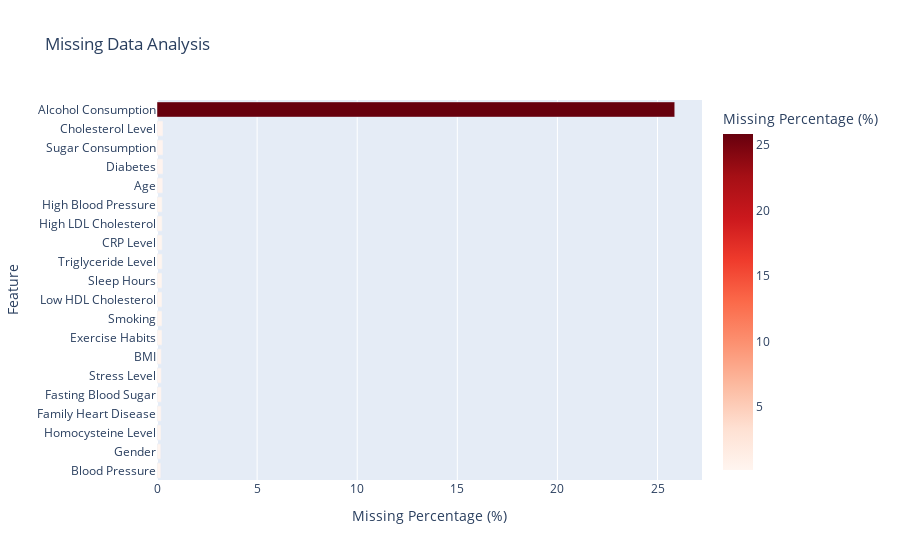

The code cell stored with this chart in its notebook:
### Code cell
# Visualize missing data
fig = px.bar(missing_data.sort_values('Missing_Percentage'), 
             x='Missing_Percentage', 
             y='Column',
             orientation='h',
             title='Missing Data Analysis',
             labels={'Missing_Percentage': 'Missing Percentage (%)', 'Column': 'Feature'},
             color='Missing_Percentage',
             color_continuous_scale='Reds')
fig.update_layout(height=500, showlegend=False)
fig.show()

### Figure 1 — Plotly figure (JSON) as saved in the notebook; plotly's stock layout.template omitted (floating-point values rounded to 4 significant figures)
{"data": [{"hovertemplate": "Missing Percentage (%)=%{marker.color}<br>Feature=%{y}<extra></extra>", "legendgroup": "", "marker": {"color": [0.19, 0.19, 0.2, 0.21, 0.22, 0.22, 0.22, 0.25, 0.25, 0.25, 0.25, 0.26, 0.26, 0.26, 0.26, 0.29, 0.3, 0.3, 0.3, 25.86], "coloraxis": "coloraxis", "pattern": {"shape": ""}}, "name": "", "orientation": "h", "showlegend": false, "textposition": "auto", "type": "bar", "x": [0.19, 0.19, 0.2, 0.21, 0.22, 0.22, 0.22, 0.25, 0.25, 0.25, 0.25, 0.26, 0.26, 0.26, 0.26, 0.29, 0.3, 0.3, 0.3, 25.86], "xaxis": "x", "y": ["Blood Pressure", "Gender", "Homocysteine Level", "Family Heart Disease", "Fasting Blood Sugar", "Stress Level", "BMI", "Exercise Habits", "Smoking", "Low HDL Cholesterol", "Sleep Hours", "Triglyceride Level", "CRP Level", "High LDL Cholesterol", "High Blood Pressure", "Age", "Diabetes", "Sugar Consumption", "Cholesterol Level", "Alcohol Consumption"], "yaxis": "y"}], "layout": {"autosize": true, "barmode": "relative", "coloraxis": {"colorbar": {"title": {"text": "Missing Percentage (%)"}}, "colorscale": [[0, "rgb(255,245,240)"], [0.125, "rgb(254,224,210)"], [0.25, "rgb(252,187,161)"], [0.375, "rgb(252,146,114)"], [0.5, "rgb(251,106,74)"], [0.625, "rgb(239,59,44)"], [0.75, "rgb(203,24,29)"], [0.875, "rgb(165,15,21)"], [1, "rgb(103,0,13)"]]}, "legend": {"tracegroupgap": 0}, "showlegend": false, "title": {"text": "Missing Data Analysis"}, "xaxis": {"anchor": "y", "autorange": true, "domain": [0, 1], "range": [0, 27.22], "title": {"text": "Missing Percentage (%)"}, "type": "linear"}, "yaxis": {"anchor": "x", "autorange": true, "domain": [0, 1], "range": [-0.5, 19.5], "title": {"text": "Feature"}, "type": "category"}}}
